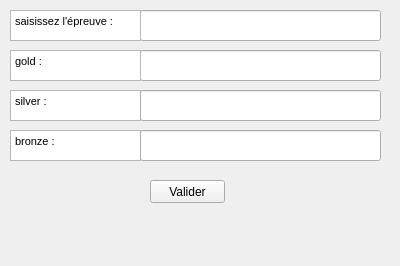
<?xml version="1.0" encoding="UTF-8"?>
<ui version="4.0">
 <class>insertResult</class>
 <widget class="QWidget" name="insertResult">
  <property name="geometry">
   <rect>
    <x>0</x>
    <y>0</y>
    <width>400</width>
    <height>266</height>
   </rect>
  </property>
  <property name="windowTitle">
   <string>insertResult</string>
  </property>
  <widget class="QLineEdit" name="lineEditEp">
   <property name="geometry">
    <rect>
     <x>140</x>
     <y>10</y>
     <width>241</width>
     <height>31</height>
    </rect>
   </property>
  </widget>
  <widget class="QPushButton" name="pushButton_insertResult">
   <property name="geometry">
    <rect>
     <x>150</x>
     <y>180</y>
     <width>75</width>
     <height>23</height>
    </rect>
   </property>
   <property name="text">
    <string>Valider</string>
   </property>
  </widget>
  <widget class="QTextEdit" name="textEdit">
   <property name="geometry">
    <rect>
     <x>10</x>
     <y>10</y>
     <width>131</width>
     <height>31</height>
    </rect>
   </property>
   <property name="html">
    <string>&lt;!DOCTYPE HTML PUBLIC &quot;-//W3C//DTD HTML 4.0//EN&quot; &quot;http://www.w3.org/TR/REC-html40/strict.dtd&quot;&gt;
&lt;html&gt;&lt;head&gt;&lt;meta name=&quot;qrichtext&quot; content=&quot;1&quot; /&gt;&lt;style type=&quot;text/css&quot;&gt;
p, li { white-space: pre-wrap; }
&lt;/style&gt;&lt;/head&gt;&lt;body style=&quot; font-family:'MS Shell Dlg 2'; font-size:8.25pt; font-weight:400; font-style:normal;&quot;&gt;
&lt;p style=&quot; margin-top:0px; margin-bottom:0px; margin-left:0px; margin-right:0px; -qt-block-indent:0; text-indent:0px;&quot;&gt;saisissez l'épreuve :&lt;/p&gt;&lt;/body&gt;&lt;/html&gt;</string>
   </property>
  </widget>
  <widget class="QLineEdit" name="lineEditGold">
   <property name="geometry">
    <rect>
     <x>140</x>
     <y>50</y>
     <width>241</width>
     <height>31</height>
    </rect>
   </property>
  </widget>
  <widget class="QTextEdit" name="textEdit_2">
   <property name="geometry">
    <rect>
     <x>10</x>
     <y>50</y>
     <width>131</width>
     <height>31</height>
    </rect>
   </property>
   <property name="html">
    <string>&lt;!DOCTYPE HTML PUBLIC &quot;-//W3C//DTD HTML 4.0//EN&quot; &quot;http://www.w3.org/TR/REC-html40/strict.dtd&quot;&gt;
&lt;html&gt;&lt;head&gt;&lt;meta name=&quot;qrichtext&quot; content=&quot;1&quot; /&gt;&lt;style type=&quot;text/css&quot;&gt;
p, li { white-space: pre-wrap; }
&lt;/style&gt;&lt;/head&gt;&lt;body style=&quot; font-family:'MS Shell Dlg 2'; font-size:8.25pt; font-weight:400; font-style:normal;&quot;&gt;
&lt;p style=&quot; margin-top:0px; margin-bottom:0px; margin-left:0px; margin-right:0px; -qt-block-indent:0; text-indent:0px;&quot;&gt;gold :&lt;/p&gt;&lt;/body&gt;&lt;/html&gt;</string>
   </property>
  </widget>
  <widget class="QLabel" name="label_insertResult">
   <property name="geometry">
    <rect>
     <x>10</x>
     <y>220</y>
     <width>361</width>
     <height>31</height>
    </rect>
   </property>
   <property name="text">
    <string/>
   </property>
  </widget>
  <widget class="QTextEdit" name="textEdit_3">
   <property name="geometry">
    <rect>
     <x>10</x>
     <y>90</y>
     <width>131</width>
     <height>31</height>
    </rect>
   </property>
   <property name="html">
    <string>&lt;!DOCTYPE HTML PUBLIC &quot;-//W3C//DTD HTML 4.0//EN&quot; &quot;http://www.w3.org/TR/REC-html40/strict.dtd&quot;&gt;
&lt;html&gt;&lt;head&gt;&lt;meta name=&quot;qrichtext&quot; content=&quot;1&quot; /&gt;&lt;style type=&quot;text/css&quot;&gt;
p, li { white-space: pre-wrap; }
&lt;/style&gt;&lt;/head&gt;&lt;body style=&quot; font-family:'MS Shell Dlg 2'; font-size:8.25pt; font-weight:400; font-style:normal;&quot;&gt;
&lt;p style=&quot; margin-top:0px; margin-bottom:0px; margin-left:0px; margin-right:0px; -qt-block-indent:0; text-indent:0px;&quot;&gt;silver :&lt;/p&gt;&lt;/body&gt;&lt;/html&gt;</string>
   </property>
  </widget>
  <widget class="QLineEdit" name="lineEditSilver">
   <property name="geometry">
    <rect>
     <x>140</x>
     <y>90</y>
     <width>241</width>
     <height>31</height>
    </rect>
   </property>
  </widget>
  <widget class="QTextEdit" name="textEdit_4">
   <property name="geometry">
    <rect>
     <x>10</x>
     <y>130</y>
     <width>131</width>
     <height>31</height>
    </rect>
   </property>
   <property name="html">
    <string>&lt;!DOCTYPE HTML PUBLIC &quot;-//W3C//DTD HTML 4.0//EN&quot; &quot;http://www.w3.org/TR/REC-html40/strict.dtd&quot;&gt;
&lt;html&gt;&lt;head&gt;&lt;meta name=&quot;qrichtext&quot; content=&quot;1&quot; /&gt;&lt;style type=&quot;text/css&quot;&gt;
p, li { white-space: pre-wrap; }
&lt;/style&gt;&lt;/head&gt;&lt;body style=&quot; font-family:'MS Shell Dlg 2'; font-size:8.25pt; font-weight:400; font-style:normal;&quot;&gt;
&lt;p style=&quot; margin-top:0px; margin-bottom:0px; margin-left:0px; margin-right:0px; -qt-block-indent:0; text-indent:0px;&quot;&gt;bronze :&lt;/p&gt;&lt;/body&gt;&lt;/html&gt;</string>
   </property>
  </widget>
  <widget class="QLineEdit" name="lineEditBronze">
   <property name="geometry">
    <rect>
     <x>140</x>
     <y>130</y>
     <width>241</width>
     <height>31</height>
    </rect>
   </property>
  </widget>
 </widget>
 <resources/>
 <connections>
  <connection>
   <sender>pushButton_insertResult</sender>
   <signal>clicked()</signal>
   <receiver>insertResult</receiver>
   <slot>refreshResult()</slot>
   <hints>
    <hint type="sourcelabel">
     <x>184</x>
     <y>94</y>
    </hint>
    <hint type="destinationlabel">
     <x>290</x>
     <y>89</y>
    </hint>
   </hints>
  </connection>
 </connections>
 <slots>
  <slot>refreshResult()</slot>
 </slots>
</ui>
